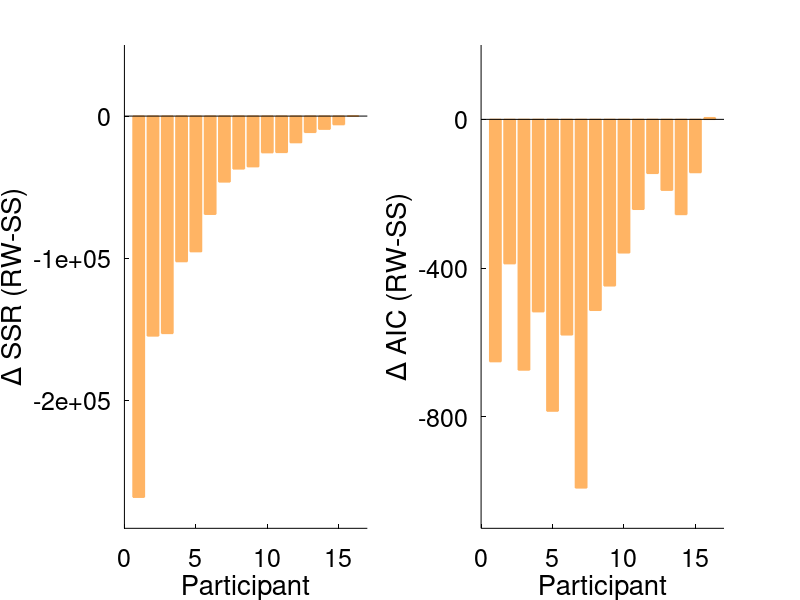

This chart was generated by the following MATLAB code: (Note: this script raises an error after producing the figure.)
%% Model comparison (Fig. 4)
clc; clear; close all

addpath('../Functions')

% differential conditioning paradigm
ntrials = 800; % total number of trials
nlearning = 600; % learning trials
nprobe = ntrials-nlearning; % washout

% load data
load data_diffCond;
[nsubs,ntrials] = size(diff_cond.ha);

niter = 200; % fitting iterations
    
newFit_RW=0;
newFit_SS=0;

if newFit_RW
    %%%%%%%%%%%%%%%%%%%%%
    %% RESCORLA-WAGNER %%
    %%%%%%%%%%%%%%%%%%%%%
    
    for s = 1:nsubs
        disp(['now fitting subject ',num2str(s),' rescorla-wagner']);
        ha = diff_cond.ha(s,:);
        us = diff_cond.cs_p(s,:); % cs schedule
        
        for iter = 1:niter
            
            % RW model parameter init
            alpha_plan = rand; % plan salience
            alpha_tone = rand; % tone salience
            alpha_light = rand; % light salience, set to zero because no US.
            beta = rand; % learning rate
            lambda = unifrnd(-30,60); % maximum associative strength over all stimuli
            
            params = [alpha_plan,alpha_tone,alpha_light,beta,lambda];
            options=optimset('display','off');
            LB = [0 0 0 0 -30];
            UB = [1  1 1 1 60];
            [ps, sse] = fmincon(@func_RW,params,[],[],[],[],LB,UB,[],options,ha,us);
            mod.ps(iter,:) = ps;
            mod.sse(iter) = sse;
        end
        [fitRW.sse(s),best] = min(mod.sse);
        fitRW.alpha_plan(s) = mod.ps(best,1);
        fitRW.alpha_tone(s) = mod.ps(best,2);
        fitRW.alpha_light(s) = mod.ps(best,3);
        fitRW.beta(s) = mod.ps(best,4);
        fitRW.lambda(s) = mod.ps(best,5);
        fitRW.aic(s) = 2*length(params) + ntrials*log(fitRW.sse(s)/ntrials);
        
        % test the model
        V = 0;
        V_plan = 0;
        V_tone = 0;
        V_light = 0;

        for t = 1:ntrials
            SIM(t) = V;
            if ~isnan(ha(t))
                % clamp trial?
                if us(t)
                    err = fitRW.lambda(s); % error
                else
                    err = 0;
                end
                
                if us(t)
                    V = V_plan + V_tone;
                    % update tone only
                    delta_tone = fitRW.alpha_tone(s) * fitRW.beta(s) * (err - V);
                    V_tone = V_tone + delta_tone;
                else
                    V = V_plan + V_light;
                    % update light only
                    delta_light = fitRW.alpha_light(s) * fitRW.beta(s) * (err - V);
                    V_light = V_light + delta_light;
                end
                % update plan (every trial)
                delta_plan = fitRW.alpha_plan(s) * fitRW.beta(s) * (err - V);
                V_plan = V_plan + delta_plan;
            end
        end
        
        % plot the best fit
        figure
        hold on
        plot(1:ntrials,ha,'or')
        plot(1:ntrials,SIM,'-k')
    end
    save fitRW fitRW;
    clear mod;
        
    % plot params
    figure;
    subplot(1,5,1);hold on;
    histogram(fitRW.alpha_plan);title('\alpha - plan');
    ylabel('Freq');
    subplot(1,5,2);hold on;
    histogram(fitRW.alpha_tone);title('\alpha - tone');
    subplot(1,5,3);hold on;
    histogram(fitRW.alpha_light);title('\alpha - light');
    subplot(1,5,4);hold on;
    histogram(fitRW.beta);title('\beta');
    subplot(1,5,5);hold on;
    histogram(fitRW.lambda);title('\lambda');
    
else
    load fitRW
end

if newFit_SS
    %%%%%%%%%%%%%%%%%%%%%%%%%%%
    %% STATE-SPACE (1 state) %%
    %%%%%%%%%%%%%%%%%%%%%%%%%%%
    
    for s = 1:nsubs
        disp(['now fitting subject ',num2str(s),' state-space']);
        ha = diff_cond.ha(s,:); % 1:600 for just learning
        us = diff_cond.cs_p(s,:); % cs schedule
            
        for iter = 1:niter
            
            % RW model parameter init
            A = rand; % retention
            B = rand; % lr
            err = unifrnd(-30,60); % maximum asymtote
        
            params = [A,B,err];
            options=optimset('display','off');
            LB = [0 0 -30];
            UB = [1 1 60];
            [ps, sse] = fmincon(@func_SS,params,[],[],[],[],LB,UB,[],options,ha,us);
            mod2.ps(iter,:) = ps;
            mod2.sse(iter) = sse;
        end
        [fitSS.sse(s),best] = min(mod2.sse);
        fitSS.A(s) = mod2.ps(best,1);
        fitSS.B(s) = mod2.ps(best,2);
        fitSS.err(s) = mod2.ps(best,3);
        fitSS.aic(s) = 2*length(params) + ntrials*log(fitSS.sse(s)/ntrials);
        
        % test the model
        X = zeros(1,ntrials);
        clamp_size = 15;
        for t = 1:(ntrials-1)
            if ~isnan(ha(t))
                if t <= nlearning
                    spe = fitSS.err(s)*us(t) - X(t);
                else
                    spe = 0 - X(t);
                end
                
                X(t+1) = fitSS.A(s)*X(t) + fitSS.B(s)*spe;
            end
        end
        
        % plot the best fit
        figure
        hold on
        plot(1:ntrials,ha,'o')
        plot(1:ntrials,X,'-k')
        
        
    end
    save fitSS fitSS;
    clear mod;
    
    % plot params
    figure;
    subplot(1,2,1);hold on;
    histogram(fitSS.A);title('Retention');
    ylabel('Freq');
    subplot(1,2,2);hold on;
    histogram(fitSS.B);title('Learning Rate');

else
    load fitSS
end

%%%%%%%%%%%%%%%%%
%% Comparisons %%
%%%%%%%%%%%%%%%%%

% Fig. 4
set(groot, 'DefaultAxesXColor', [0,0,0], ...
           'DefaultAxesYColor', [0,0,0], ...
           'DefaultAxesZColor', [0,0,0])
       
col = [255,180,100]/255; % orange
figure('position',[50 100 1000 400]);

afs=24;
tfs=18;

subplot(1,2,1);
[sortedSSE,order] = sort(fitRW.sse-fitSS.sse);
bar(sortedSSE,'facecolor',col,'edgecolor',col,'linewidth',1);
ylabel('\Delta SSR (RW-SS)','fontsize',afs);
xlabel('Participant','fontsize',afs);
box off
set(gca,'xtick',0:5:20,'ytick',-2e5:1e5:1e5,'fontsize',tfs);
xlim([0 17])
ylim([-2.9e5 0.5e5])

subplot(1,2,2);
bar(fitRW.aic(order)-fitSS.aic(order),'facecolor',col,'edgecolor',col,'linewidth',1);
ylabel('\Delta AIC (RW-SS)','fontsize',afs);
xlabel('Participant','fontsize',afs);
box off
set(gca,'xtick',0:5:20,'ytick',-800:400:0,'fontsize',tfs);
xlim([0 17])
ylim([-1100 200])

SSE.mDiff=mean(fitRW.sse-fitSS.sse);
[SSE.h,SSE.p,SSE.ci,SSE.stats] = ttest(fitRW.sse,fitSS.sse);
SSE.cohend = computeCohen_d(fitRW.sse, fitSS.sse, 'paired');

AIC.mDiff=mean(fitRW.aic-fitSS.aic);
[AIC.h,AIC.p,AIC.ci,AIC.stats] = ttest(fitRW.aic,fitSS.aic);
AIC.cohend = computeCohen_d(fitRW.aic, fitSS.aic, 'paired');
